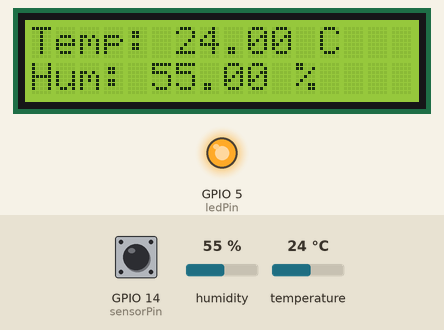
Recording of a sketch running on a simulated ESP32. Parts: 16×2 character LCD, output pins drawn as LEDs (lit = HIGH). The test bench sets the inputs (shaded band); at power-on: humidity 55 %, temperature 24 °C, GPIO 14 (sensorPin) HIGH. WiFi joins after 1.5 s; servers stay silent unless stated; what the sketch prints to the serial monitor is not drawn.

Above: at 10.6 s.
10.7 s: humidity set to 22 %
At 21.2 s:
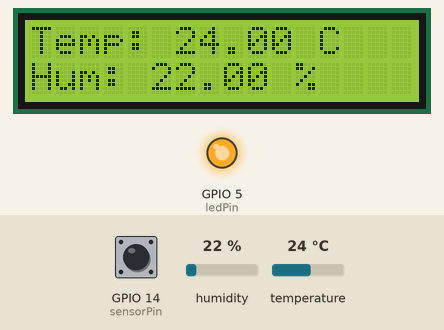
21.5 s: temperature set to 12 °C
At 31.2 s:
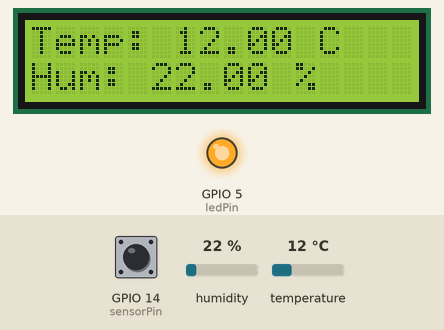
31.5 s: humidity set to 40 %
At 41.2 s:
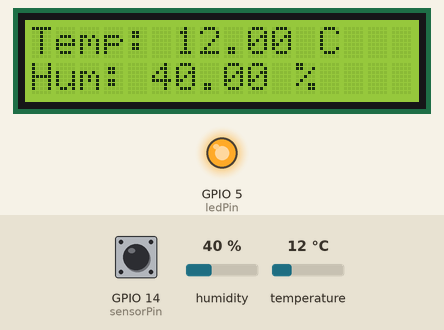
41.5 s: temperature set to 19 °C
At 51.2 s:
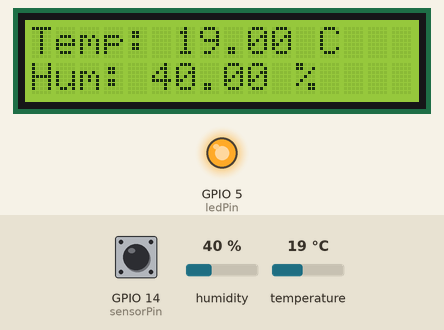
51.5 s: GPIO 14 (sensorPin) pulsed LOW 5 times (0.12 s each, 0.3 s apart)
At 54.2 s:
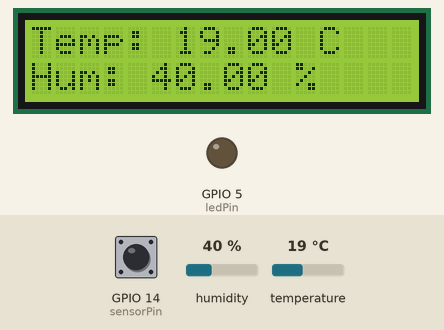
Timing chart, 0 to 55.5 s (numbered marks = the images above; inputs shaded):
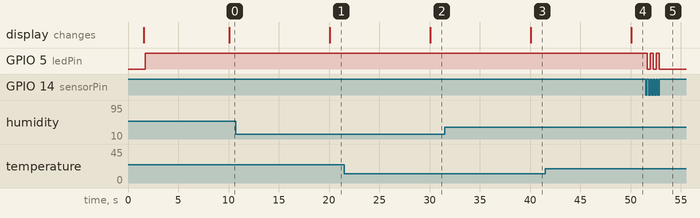

Measured:
- after the input at 10.7 s, the display: changes after 9.4 s (image 1)
- after the input at 21.5 s, the display: changes after 8.6 s (image 2)
- after the input at 31.5 s, the display: changes after 8.6 s (image 3)
- after the input at 41.5 s, the display: changes after 8.6 s (image 4)
- after the input at 51.5 s, GPIO 5 (ledPin): alternates HIGH for 0.30 s and LOW for 0.30 s, 5 changes in all, then stays LOW, starting after 0.12 s

The sketch:

main.ino
```cpp
#include <WiFi.h>
#include <FirebaseESP32.h>
#include "DHT.h"
#include <Wire.h>
#include <LiquidCrystal_I2C.h>
// Định nghĩa thông tin WiFi và Firebase
#define WIFI_SSID "ae38"
#define WIFI_PASSWORD "19216801"
#define FIREBASE_HOST "smart-home-52e19-default-rtdb.firebaseio.com"
#define FIREBASE_AUTH "Nphho9OXtu9dMyqppI7Jb0aj7Oe8TWYLpXn7yLpE"

// Định nghĩa chân GPIO
const int ledPin = 5;   // Chân GPIO cho LED
const int sensorPin = 14; // Chân GPIO cho TTP223
#define DPIN 4        // Pin để kết nối cảm biến DHT (GPIO)
#define DTYPE DHT11   // Định nghĩa loại cảm biến DHT (DHT11 hoặc DHT22)

bool ledState = LOW; // Biến lưu trạng thái LED
FirebaseData firebaseData;
FirebaseConfig config;
FirebaseAuth auth;

DHT dht(DPIN, DTYPE);
LiquidCrystal_I2C lcd(0x27, 16, 2); // Kiểm tra lại địa chỉ I2C nếu không phải 0x27


void setup() {
  // Khởi động Serial Monitor
  Serial.begin(115200);

  // Khởi tạo chân GPIO cho LED và cảm biến
  pinMode(ledPin, OUTPUT);
  pinMode(sensorPin, INPUT_PULLUP);

  // Kết nối WiFi
  WiFi.begin(WIFI_SSID, WIFI_PASSWORD);
  while (WiFi.status() != WL_CONNECTED) {
    delay(100);
    Serial.println("Đang kết nối với WiFi...");
  }
  Serial.println("Đã kết nối với WiFi!");

  // Khởi tạo LCD
  lcd.init();
  lcd.backlight();
  lcd.clear();

  // Khởi tạo cảm biến DHT
  dht.begin();

  // Cấu hình Firebase
  config.host = FIREBASE_HOST;
  config.signer.tokens.legacy_token = FIREBASE_AUTH;

  // Khởi tạo Firebase
  Firebase.begin(&config, &auth);
  Firebase.reconnectWiFi(true);

 // Kiểm tra kết nối Firebase
  if (Firebase.beginStream(firebaseData, "/light/isOn")) {
    Serial.println("Kết nối đến Firebase thành công!");
  } else {
    Serial.print("Lỗi kết nối đến Firebase: ");
    Serial.println(firebaseData.errorReason());
  }
}

unsigned long lastUpdateTime = 0; // Biến để lưu thời gian cập nhật lần cuối
const unsigned long updateInterval = 10000; // 5 giây (5000 ms)

void loop() {
  // Đọc trạng thái từ TTP223
  int sensorState = digitalRead(sensorPin);

  // Lấy thời gian hiện tại
  unsigned long currentTime = millis();

  // Kiểm tra nếu đã đến thời điểm cập nhật dữ liệu (sau mỗi 5 giây)
  if (currentTime - lastUpdateTime >= updateInterval) {
    lastUpdateTime = currentTime; // Cập nhật thời gian lần cuối

    // In ra trạng thái cảm biến và cập nhật lên Firebase
    lcd.setCursor(0, 0);
    float tc = dht.readTemperature(false);  // Đọc nhiệt độ bằng DHT (đơn vị Celsius)
    float hu = dht.readHumidity();          // Đọc độ ẩm bằng DHT

    // Hiển thị dữ liệu trên màn hình LCD
    lcd.print("Temp: ");
    lcd.print(tc);
    lcd.print(" C ");
    lcd.setCursor(0, 1);
    lcd.print("Hum: ");
    lcd.print(hu);
    lcd.println(" %                ");

    // Gửi dữ liệu lên Firebase
    FirebaseJson json;
    json.set("/environment/temperature", tc);
    json.set("/environment/humidity", hu);
    Firebase.updateNode(firebaseData, "/", json);
  }

  // Phần còn lại của loop không bị ảnh hưởng bởi thời gian cập nhật
  static int lastSensorState = LOW; // Lưu trạng thái cảm biến trước đó
  Serial.print(sensorState);
  Serial.println(lastSensorState);

  // Kiểm tra nếu cảm biến vừa được kích hoạt
  if (sensorState == HIGH && lastSensorState == LOW) {
    // Đổi trạng thái LED
    ledState = !ledState; // Đảo ngược trạng thái LED
    digitalWrite(ledPin, ledState); // Cập nhật trạng thái LED

    // Cập nhật trạng thái LED lên Firebase
    if (Firebase.setBool(firebaseData, "/light/isOn", !ledState)) {
      Serial.println("Trạng thái LED đã được cập nhật lên Firebase.");
    } else {
      Serial.print("Lỗi cập nhật Firebase: ");
      Serial.println(firebaseData.errorReason());
    }
  }

  // Kiểm tra cập nhật từ Firebase
  if (Firebase.readStream(firebaseData)) {
    if (firebaseData.dataType() == "boolean") {
      bool firebaseIsOn = firebaseData.boolData();
      digitalWrite(ledPin, !firebaseIsOn ? HIGH : LOW); // Cập nhật trạng thái LED từ Firebase
    }
  } else if (firebaseData.dataType() == "undefined") {
    Serial.print("Lỗi đọc Firebase: ");
    Serial.println(firebaseData.errorReason());
  }

  lastSensorState = sensorState; // Cập nhật trạng thái cảm biến trước đó

  // Kiểm tra lại kết nối WiFi
  if (WiFi.status() != WL_CONNECTED) {
    Serial.println("Mất kết nối WiFi! Đang thử kết nối lại...");
    WiFi.reconnect(); // Tự động kết nối lại
  }
}
```
